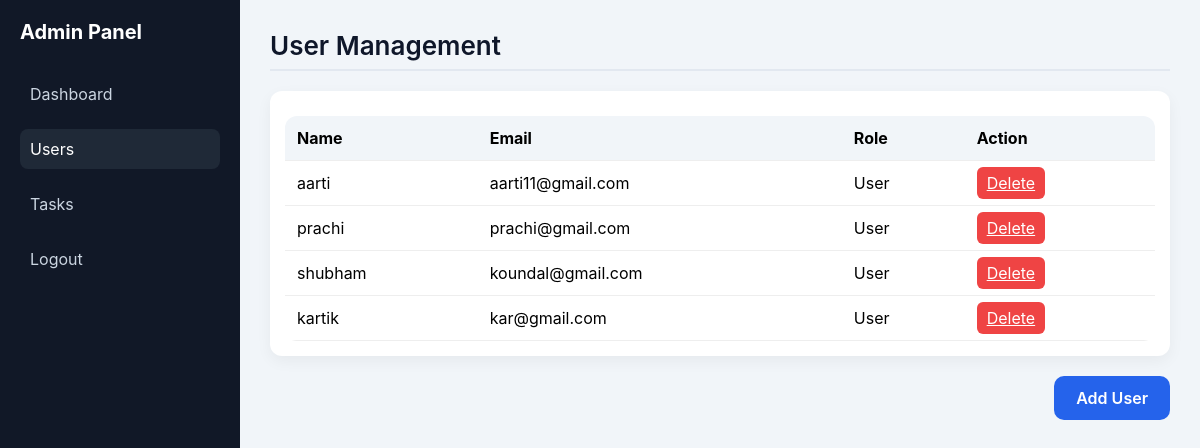
The app's page /Admin/users.php (signed in) with its own data.
### tables this page shows
CREATE TABLE `users` (
  `id` int(11) NOT NULL,
  `name` varchar(100) DEFAULT NULL,
  `email` varchar(100) DEFAULT NULL,
  `password` varchar(255) DEFAULT NULL,
  `role` varchar(20) DEFAULT 'user'
);

### Admin/users.php (the view, shortened to what this page needs)
<?php
include("../config/db.php");
$result = $conn->query("SELECT * FROM users WHERE role != 'admin'");
?>
<!DOCTYPE html>
<html>
<head>
    <link rel="stylesheet" href="../assets/css/admin.css">
</head>
<body>
<div class="container">
<div class="sidebar">
    <h2>Admin Panel</h2>
    <ul>
        <li><a href="dashboard.php">Dashboard</a></li>
        <li><a href="users.php" class="active">Users</a></li>
        <li><a href="tasks.php">Tasks</a></li>
        <li><a href="../auth/logout.php">Logout</a></li>
    </ul>
</div>
<div class="main">
    <div class="header">User Management</div>
    <div class="table-card">
        <table>
        <tr>
            <th>Name</th>
            <th>Email</th>
            <th>Role</th>
            <th>Action</th>
        </tr>
        <?php while($row = $result->fetch_assoc()): ?>
        <tr>
            <td><?php echo $row['name']; ?></td>
            <td><?php echo $row['email']; ?></td>
            <td><?php echo ucfirst($row['role']); ?></td>
            <td>
                <?php if($row['role'] != 'admin'): ?>
                    <a class="btn"
                       href="delete_user.php?id=<?php echo $row['id']; ?>"
                       onclick="return confirm('Are you sure you want to delete this user?')">
                       Delete
                    </a>
                <?php else: ?>
                    <span class="admin-badge">Admin</span>
                <?php endif; ?>
            </td>
        </tr>
        <?php endwhile; ?>
        </table>
    </div>
    <div class="bottom-action">
        <a href="add_user.php" class="btn add-btn">Add User</a>
    </div>
</div>
</div>
</body>
</html>

### assets/css/Admin.css (style rules this page uses)
* { margin: 0; padding: 0; box-sizing: border-box; }
body { font-family: -apple-system, BlinkMacSystemFont, "Segoe UI", Arial; background: #f1f5f9; }
.container { display: flex; }
.sidebar { width: 240px; height: 100vh; background: #111827; color: #fff; padding: 20px; }
.sidebar h2 { margin-bottom: 30px; font-size: 20px; }
.sidebar ul { list-style: none; }
.sidebar ul li { margin-bottom: 15px; }
.sidebar ul li a { text-decoration: none; color: #cbd5e1; display: block; padding: 10px; border-radius: 8px; transition: 0.3s; }
.sidebar ul li a:hover, .sidebar ul li a.active { background: #1f2937; color: #fff; }
.main { flex: 1; padding: 30px; }
.header { font-size: 24px; margin-bottom: 20px; }
table { width: 100%; border-collapse: collapse; background: white; border-radius: 12px; overflow: hidden; }
table th, table td { padding: 12px; text-align: left; }
table th { background: #f8fafc; }
table tr { border-bottom: 1px solid #eee; }
.btn { padding: 6px 10px; border: none; background: #ef4444; color: white; border-radius: 6px; cursor: pointer; }
.add-btn { background: #2563eb; margin-bottom: 15px; }
table { margin-top: 10px; }
.add-btn { text-decoration: none; display: inline-block; background: #2563eb; color: white; padding: 12px 22px; font-size: 16px; font-weight: 600; border-radius: 10px; border: none; cursor: pointer; transition: 0.3s ease; }
.table-card { background: white; padding: 15px; border-radius: 12px; box-shadow: 0 5px 15px rgba(0,0,0,0.05); }
table { width: 100%; border-collapse: collapse; }
table th { background: #f1f5f9; padding: 12px; }
table td { padding: 12px; border-bottom: 1px solid #eee; }
.bottom-action { margin-top: 20px; display: flex; justify-content: flex-end; }
.header { font-size: 26px; font-weight: 600; margin-bottom: 20px; color: #0f172a; border-bottom: 2px solid #e2e8f0; padding-bottom: 8px; }

### records on screen
users: name "aarti", email "aarti11@gmail.com", role "User"
users: name "prachi", email "prachi@gmail.com", role "User"
users: name "shubham", email "koundal@gmail.com", role "User"
users: name "kartik", email "kar@gmail.com", role "User"
